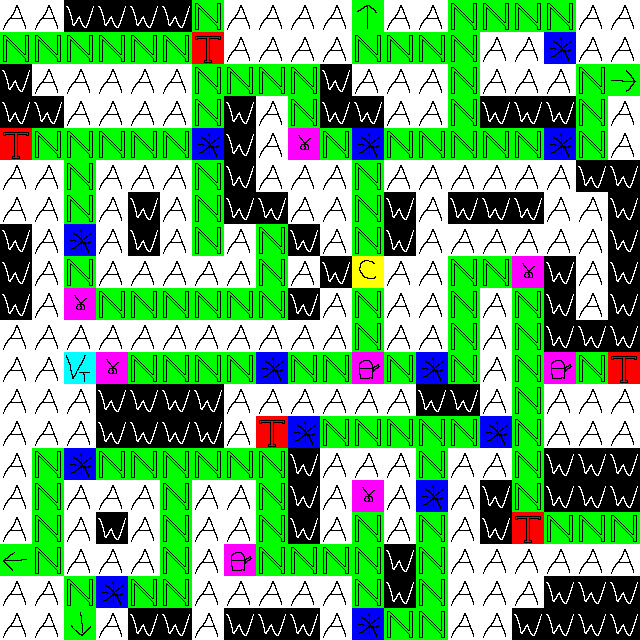

This is a level from a 2D game, rendered from its Tiled map with the project's own tilesets. A one-line summary and the complete map file follow:
An orthogonal 20x20 tile map with 32x32 px tiles, 1 tile layer (tiles).

<map version="1.5" tiledversion="1.6.0" orientation="orthogonal" renderorder="right-down" width="20" height="20" tilewidth="32" tileheight="32" infinite="0" nextlayerid="2" nextobjectid="1">
 <editorsettings>
  <export target="test9.json" format="json" />
 </editorsettings>
 <tileset firstgid="1" source="tileset.tsx" />
 <layer id="1" name="tiles" width="20" height="20">
  <data encoding="csv">
64,64,4,4,4,4,2,64,64,64,64,9,64,64,2,2,2,2,64,64,
2,2,2,2,2,2,1,64,64,64,64,2,2,2,2,64,64,3,64,64,
4,64,64,64,64,64,2,2,2,2,4,64,64,64,2,64,64,64,2,10,
4,4,64,64,64,64,2,4,64,2,4,4,64,64,2,4,4,4,2,64,
1,2,2,2,2,2,3,4,64,17,2,3,2,2,2,2,2,3,2,64,
64,64,2,64,64,64,2,4,64,64,64,2,64,64,64,64,64,64,4,4,
64,64,2,64,4,64,2,4,4,64,64,2,4,64,4,4,4,64,64,4,
4,64,3,64,4,64,2,64,2,4,64,2,4,64,64,64,64,64,64,4,
4,64,2,64,64,64,64,64,2,64,4,8,64,64,2,2,17,4,64,4,
4,64,17,2,2,2,2,2,2,4,64,2,64,64,2,64,2,4,64,4,
64,64,64,64,64,64,64,64,64,64,64,2,64,64,2,64,2,4,4,4,
64,64,5,17,2,2,2,2,3,2,2,15,2,3,2,64,2,15,2,1,
64,64,64,4,4,4,4,64,64,64,64,64,64,4,4,64,2,64,64,64,
64,64,64,4,4,4,4,64,1,3,2,2,2,2,2,3,2,64,64,64,
64,2,3,2,2,2,2,2,2,4,64,64,64,2,64,64,2,4,4,4,
64,2,64,64,64,2,64,64,2,4,64,17,64,3,64,4,2,4,4,4,
64,2,64,4,64,2,64,64,2,4,64,2,64,2,64,4,1,2,2,2,
12,2,64,64,64,2,64,15,2,2,2,2,4,2,64,64,64,64,64,64,
64,64,2,3,2,2,64,64,64,64,64,2,4,2,64,64,64,4,4,4,
64,64,11,64,4,4,64,4,4,4,64,3,2,2,64,64,4,4,4,4
</data>
 </layer>
</map>
